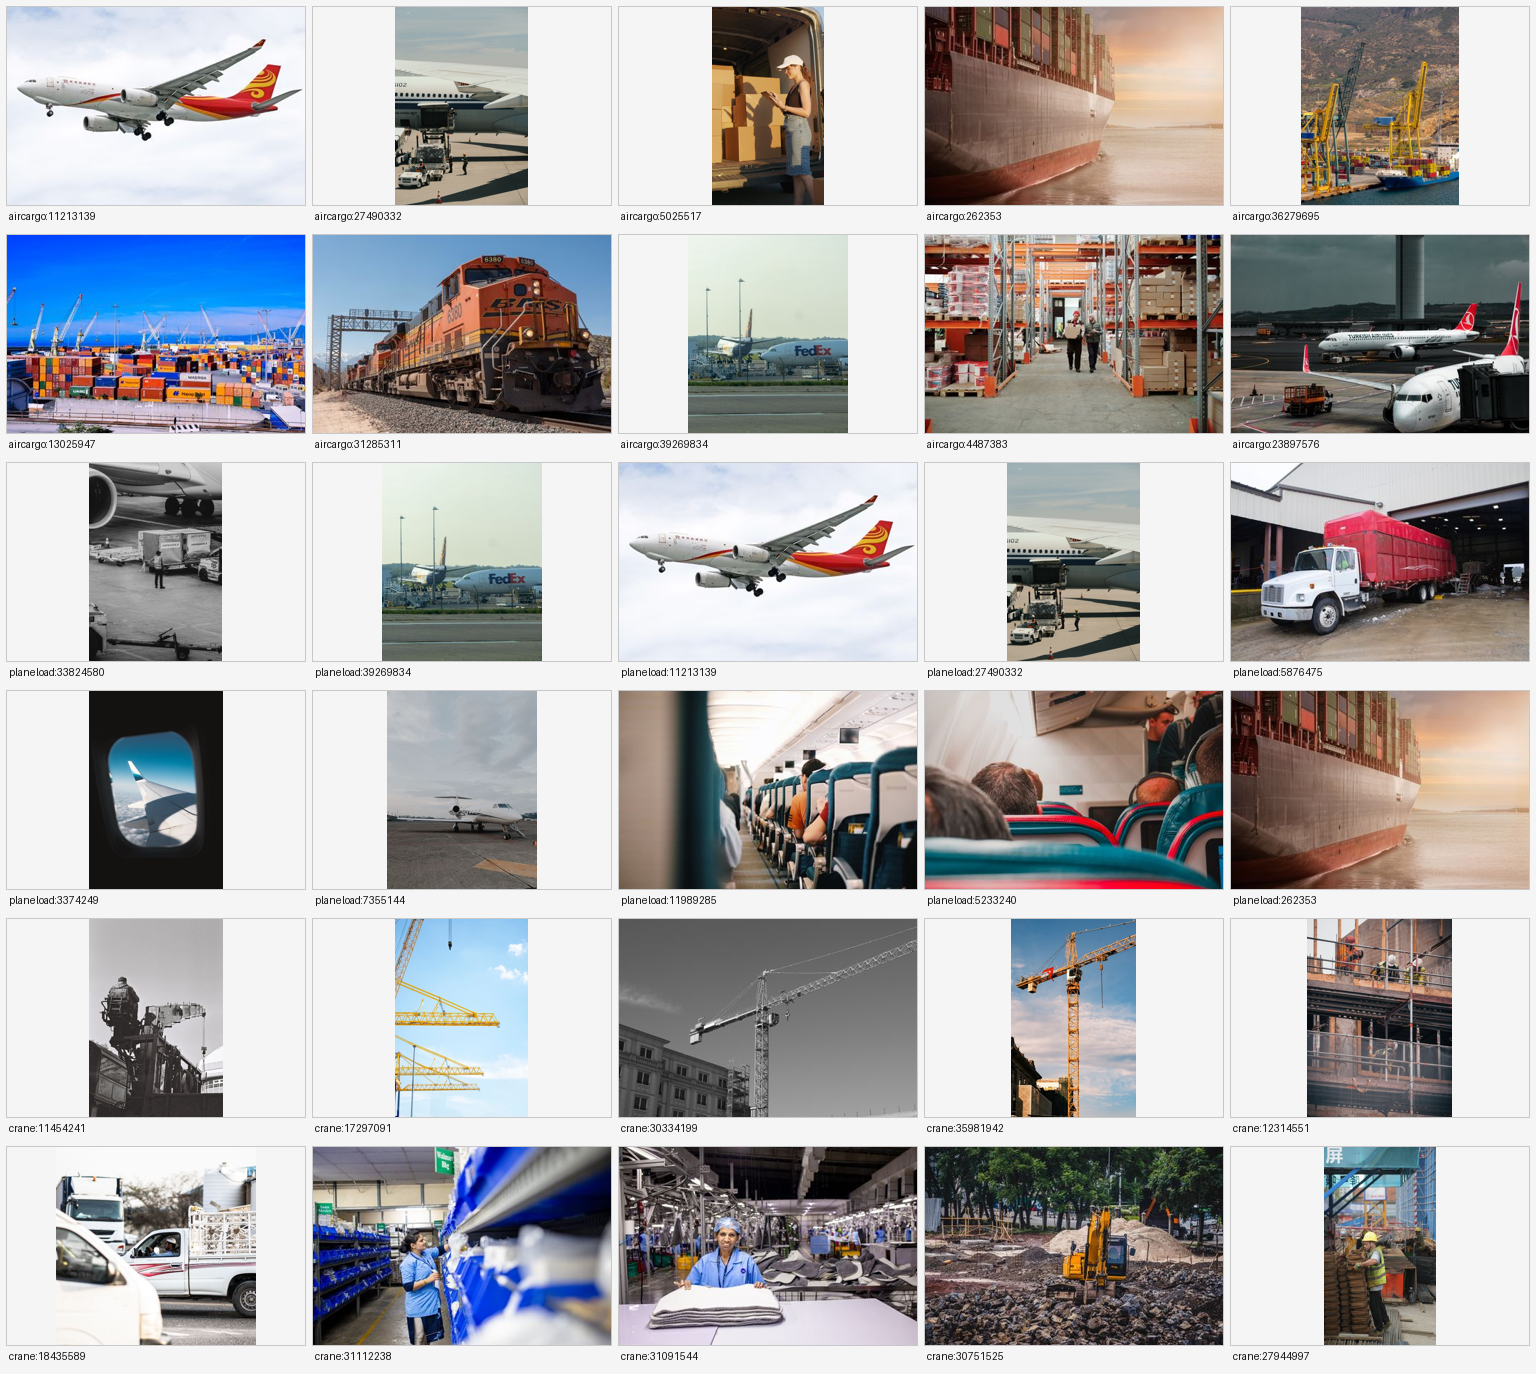

The script that saved this image:
import re, os, urllib.request
from PIL import Image, ImageDraw

QUERIES = [
    ("aircargo", "air%20cargo"),
    ("planeload", "cargo%20plane%20loading"),
    ("crane", "crane%20operator"),
]
UA = {"User-Agent": "Mozilla/5.0 (Windows NT 10.0; Win64; x64) AppleWebKit/537.36 Chrome/124.0 Safari/537.36"}
os.makedirs(".tmpimg/t", exist_ok=True)

picked = {}
for name, q in QUERIES:
    html = open(f".tmpimg/html/p_{q}.html", encoding="utf-8", errors="ignore").read()
    ids = []
    for m in re.finditer(r"images\.pexels\.com/photos/(\d+)/pexels-photo-\1", html):
        pid = m.group(1)
        if pid not in ids:
            ids.append(pid)
    picked[name] = ids[:10]

def fetch(pid):
    path = f".tmpimg/t/{pid}.jpg"
    if os.path.exists(path) and os.path.getsize(path) > 2000:
        return path
    url = f"https://images.pexels.com/photos/{pid}/pexels-photo-{pid}.jpeg?auto=compress&cs=tinysrgb&w=420"
    try:
        data = urllib.request.urlopen(urllib.request.Request(url, headers=UA), timeout=30).read()
        open(path, "wb").write(data)
        return path
    except Exception as e:
        print("fail", pid, e)
        return None

cell_w, cell_h, pad, label_h, cols = 300, 200, 6, 22, 5
rows = sum((len(picked[n]) + cols - 1) // cols for n in picked)
W = cols * (cell_w + pad) + pad
H = rows * (cell_h + pad + label_h) + pad
canvas = Image.new("RGB", (W, H), (245, 245, 245))
d = ImageDraw.Draw(canvas)
y = pad
for n in picked:
    for i, pid in enumerate(picked[n]):
        col = i % cols
        x = pad + col * (cell_w + pad)
        if col == 0 and i:
            y += cell_h + pad + label_h
        p = fetch(pid)
        if not p:
            continue
        im = Image.open(p).convert("RGB")
        im.thumbnail((cell_w, cell_h))
        canvas.paste(im, (x + (cell_w - im.width) // 2, y + (cell_h - im.height) // 2))
        d.rectangle([x, y, x + cell_w - 1, y + cell_h - 1], outline=(200, 200, 200))
        d.text((x + 3, y + cell_h + 4), f"{n}:{pid}", fill=(20, 20, 20))
    y += cell_h + pad + label_h
canvas.save(".tmpimg/sheet3.png")
canvas.thumbnail((1200, 1200))
canvas.convert("RGB").save(".tmpimg/sheet3_s.jpg", quality=72)
print("ok")
